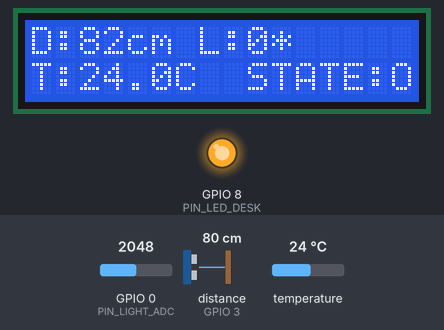
Bench run of a sketch on a simulated ESP32-C6. On the bench: 16×2 character LCD, output pins drawn as LEDs (lit = HIGH). Wiring (inferred from the names in the program): ultrasonic range finder: trigger GPIO 2; echo GPIO 3. Inputs (shaded band) come from the test bench; at power-on: distance to the obstacle (sensor on GPIO 3) 80 cm, GPIO 0 (PIN_LIGHT_ADC) = 2048, temperature 24 °C. The echo pulse lasts 58.3 µs per cm; pins used as bus, display or sensor lines are not drawn; what the sketch prints to the serial monitor is not drawn.

Above: at 1.7 s.
1.8 s: distance to the obstacle (sensor on GPIO 3) set to 2 cm
At 5.6 s:
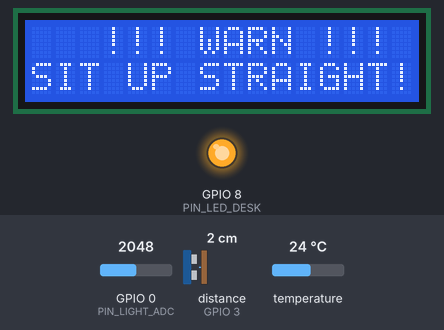
5.9 s: distance to the obstacle (sensor on GPIO 3) set to 143 cm
At 6.9 s:
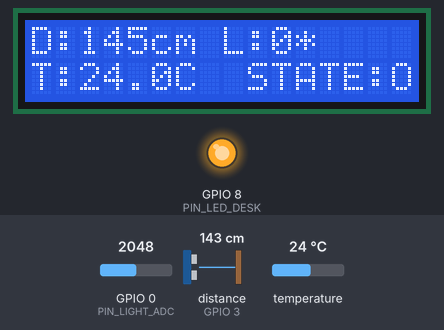
7.8 s: distance to the obstacle (sensor on GPIO 3) set to 150 cm
At 9.2 s:
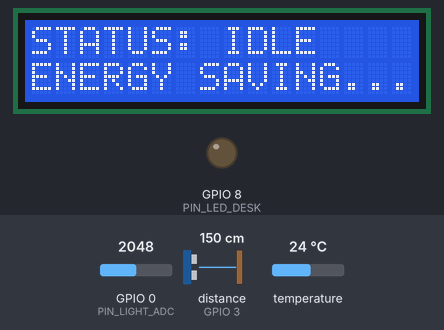
Timing chart, 0 to 10.8 s (numbered marks = the images above; inputs shaded):
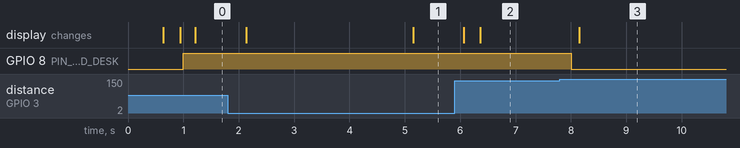

The sketch:

SmartWorkstation_Perception_Hub.ino
```cpp
/**
 * @file SmartWorkstation_Perception_Hub.ino
 * @brief 智能工位数字孪生系统 - 底层感知与核心状态机核心
 * * 【全新架构变更说明】：
 * 1. 彻底移除物理红外库(IRremote)与相关物理引脚，改用软件状态机维护虚拟电器状态。
 * 2. 引入光敏电阻半导体物理模型，将逆向非线性的 ADC 数值（0-1023）完美校准转换为符合人类直觉的正向标准照度值（单位：Lux）。
 * 3. 优化分发总线，通过高频串口（115200波特率）向 ESP32-C6 和网页前端无线推送全量数字孪生数据流。
 */

#include <Wire.h>
#include <LiquidCrystal_I2C.h>
#include <OneWire.h>
#include <DallasTemperature.h>

// ==========================================
// 1. PIN DEFINITIONS (物理引脚分配)
// ==========================================
const int PIN_TRIG       = 2;   // 超声波发送端
const int PIN_ECHO       = 3;   // 超声波接收端
const int PIN_DS18B20    = 4;   // 1-Wire 温度总线
const int PIN_LED_DESK   = 8;   // 本地台灯控制引脚（保留作为状态指示/本地闭环）
const int PIN_LIGHT_ADC  = A0;  // 光敏电阻直插引脚（配合内部 INPUT_PULLUP）

// ==========================================
// 2. ALGORITHM & TIMING CONSTANTS (算法与时间常量)
// ==========================================
const int DIST_THRESHOLD_WARN = 30;   // 驼背/坐姿过近阈值 (cm)
const int DIST_THRESHOLD_AWAY = 150;  // 离座判定阈值 (cm)

// 🚀 核心标定变更：现在的单位是标准的物理勒克斯(Lux)。
// 经过反向分压推导，室内工位照度低于 150 Lux 判定为环境昏暗（天黑），触发补光。
const int LIGHT_THRESHOLD_DARK = 150;

const unsigned long TIME_WINDOW_WARN = 3000;   // 连续驼背 3 秒触发网页/屏幕高危警告
const unsigned long TIME_WINDOW_AWAY = 300000; // 离座维持 5 分钟（300000ms）自动关闭网页虚拟空调

// 任务非阻塞分发定时器（利用 millis 彻底杜绝 delay）
const unsigned long TICK_SENSOR_SAMPLE  = 80;   // 采样周期 80ms，避开空气声波余震
const unsigned long TICK_SLOW_SENSORS   = 1000; // 环境温度、光强校准及台灯闭环控制周期 1s
const unsigned long TICK_SERIAL_SYNC    = 200;  // 向上游网络网关同步高频流数据周期 200ms
const unsigned long TICK_LCD_REFRESH    = 300;  // 本地 LCD1602 面板刷新周期 300ms

// ==========================================
// 3. OBJECT & STATE INITIALIZATION (对象与全局状态)
// ==========================================
LiquidCrystal_I2C lcd(0x27, 16, 2);
OneWire oneWire(PIN_DS18B20);
DallasTemperature sensors(&oneWire);

// 全局数字孪生核心变量
float currentDistance = 100.0; // 滑动窗口滤波后的距离 (cm)
int currentLight = 300;        // 校准转化后的真实正向照度值 (Lux)
float currentTemp = 25.0;      // 摄氏温度 (℃)
int systemState = 1;           // 状态机：0-节能/无人, 1-正常工作, 2-坐姿警告
bool isDeskLightOn = false;    // 虚拟台灯运行状态
bool isAcOn = true;            // 🚀 虚拟空调运行状态，默认开机为开启状态

// 超声波滑动窗口中值平均滤波器（去除由于答辩现场人员走动带来的毛刺跳变）
const int WINDOW_SIZE = 5;
float distBuffer[WINDOW_SIZE] = {100.0, 100.0, 100.0, 100.0, 100.0};
int bufferIndex = 0;

// 定时任务时间戳记录
unsigned long lastSensorTick = 0;
unsigned long lastSlowSensorTick = 0;
unsigned long lastSerialTick = 0;
unsigned long lastLcdTick = 0;

// 状态机计时器变量
unsigned long slouchStartTime = 0;
unsigned long awayStartTime = 0;
bool isSlouchingTimerActive = false;
bool isAwayTimerActive = false;
int lastRenderedState = -1;    // LCD 消隐防闪烁辅助标志

// ==========================================
// 4. FUNCTION IMPLEMENTATIONS (功能核心实现)
// ==========================================

/**
 * @brief 带硬件盲区消隐和防抖的抗干扰超声波底层驱动
 */
float getRawDistance() {
    // 1. 清空引脚残余电平
    digitalWrite(PIN_TRIG, LOW);
    delayMicroseconds(5);

    // 2. 发射标准 10us 超声波脉冲
    digitalWrite(PIN_TRIG, HIGH);
    delayMicroseconds(10);
    digitalWrite(PIN_TRIG, LOW);

    // 3. 核心消抖设计：硬件盲区硬延迟 150 微秒，过滤发射瞬间的贴片震动干扰
    delayMicroseconds(150);

    // 4. 等待 Echo 引脚变高，防死锁超时设为 4ms
    unsigned long startMicros = micros();
    while (digitalRead(PIN_ECHO) == LOW) {
        if (micros() - startMicros > 4000) return 999.0;
    }

    // 5. 记录声波返回的真正起始点
    unsigned long echoStart = micros();

    // 6. 等待回波结束，最大量程维持 24ms
    while (digitalRead(PIN_ECHO) == HIGH) {
        if (micros() - echoStart > 24000) return 999.0;
    }

    // 7. 计算净耗时并换算物理厘米
    unsigned long duration = micros() - echoStart;
    return ((duration + 150) * 0.0343) / 2.0;
}

/**
 * @brief 5项中值冒泡排序滤波器（剔除脉冲噪声）
 */
float getFilteredDistance() {
    float raw = getRawDistance();

    if (raw > 3.0 && raw <= 999.0) {
        distBuffer[bufferIndex] = raw;
        bufferIndex = (bufferIndex + 1) % WINDOW_SIZE;
    }

    float sorted[WINDOW_SIZE];
    for (int i = 0; i < WINDOW_SIZE; i++) sorted[i] = distBuffer[i];

    // 经典冒泡排序
    for (int i = 0; i < WINDOW_SIZE - 1; i++) {
        for (int j = 0; j < WINDOW_SIZE - i - 1; j++) {
            if (sorted[j] > sorted[j + 1]) {
                float temp = sorted[j];
                sorted[j] = sorted[j + 1];
                sorted[j + 1] = temp;
            }
        }
    }

    // 剥离最大值和最小值，取中间3组求算术平均值
    float sum = 0;
    for (int i = 1; i < WINDOW_SIZE - 1; i++) {
        sum += sorted[i];
    }
    return sum / 3.0;
}

/**
 * @brief 核心工位多条件确定性有限状态机 (FSM)
 */
void updateSystemState() {
    unsigned long now = millis();

    // 条件 A：用户坐姿倾斜或距离过近 (触发驼背倒计时)
    if (currentDistance < DIST_THRESHOLD_WARN) {
        if (!isSlouchingTimerActive) {
            slouchStartTime = now;
            isSlouchingTimerActive = true;
        } else if (now - slouchStartTime >= TIME_WINDOW_WARN) {
            systemState = 2; // 连续 3 秒状态机切入：坐姿警告状态
        }
        isAwayTimerActive = false;
    }
    // 条件 B：用户完全不在工位 (包含彻底空旷的 999 边界)
    else if (currentDistance > DIST_THRESHOLD_AWAY || currentDistance >= 990.0) {
        systemState = 0; // 瞬时切入：离座节能状态
        isSlouchingTimerActive = false;

        if (!isAwayTimerActive) {
            awayStartTime = now;
            isAwayTimerActive = true;
        } else if (now - awayStartTime >= TIME_WINDOW_AWAY) {
            // 🚀 核心联动：人离开满5分钟，软件自动关闭虚拟空调状态，后续将通过串口通知网页
            isAcOn = false;
            isAwayTimerActive = false;
        }
    }
    // 条件 C：用户处于标准完美工作姿态
    else {
        systemState = 1; // 状态机切回：正常状态
        isSlouchingTimerActive = false;

        // 自动联动恢复：只要用户重回座位，网页端的虚拟空调自动重开
        if (!isAcOn) {
            isAcOn = true;
        }
        isAwayTimerActive = false;
    }
}

/**
 * @brief 本地液晶屏渲染逻辑（主要用于研发阶段的本地调试）
 */
void refreshLocalDisplay() {
    // 状态切换时清屏，防止残余字符叠加乱码
    if (systemState != lastRenderedState) {
        lcd.clear();
        lastRenderedState = systemState;
    }

    if (systemState == 2) {
        lcd.setCursor(0, 0);
        lcd.print("   !!! WARN !!!  ");
        lcd.setCursor(0, 1);
        lcd.print("SIT UP STRAIGHT!");
    }
    else if (systemState == 0) {
        lcd.setCursor(0, 0);
        lcd.print("STATUS: IDLE    ");
        lcd.setCursor(0, 1);
        lcd.print("ENERGY SAVING... ");
    }
    else {
        lcd.setCursor(0, 0);
        lcd.print("D:");
        lcd.print((int)currentDistance);
        lcd.print("cm L:");
        lcd.print(currentLight);
        if(isDeskLightOn) lcd.print("*");
        lcd.print("   ");

        lcd.setCursor(0, 1);
        lcd.print("T:");
        lcd.print(currentTemp, 1);
        lcd.print("C  STATE:OK   ");
    }
}

/**
 * @brief 统一数字孪生总线数据帧打包串口外发 (波特率 115200)
 */
void sendDataToHub() {
    // 组装格式统一、严格规范的报文传送给上游网关
    Serial.print("D:");
    Serial.print((int)currentDistance);
    Serial.print(",L:");
    Serial.print(currentLight);        // 正向物理意义的 Lux 照度值
    Serial.print(",T:");
    Serial.print(currentTemp, 1);
    Serial.print(",S:");
    Serial.print(systemState);
    Serial.print(",L_ST:");
    Serial.print(isDeskLightOn ? 1 : 0);
    Serial.print(",AC_ST:");
    Serial.println(isAcOn ? 1 : 0);    // 广播虚拟空调开关状态，用于响应网页前端动画
}

// ==========================================
// 5. ARDUINO STANDARD ENTRY (系统入口初始化)
// ==========================================
void setup() {
    // 初始化高速串口总线
    Serial.begin(115200);

    pinMode(PIN_TRIG, OUTPUT);
    pinMode(PIN_ECHO, INPUT);
    // 配置 A0 引脚为单片机内部上拉，免去面包板上的 10k 物理电阻布线
    pinMode(PIN_LIGHT_ADC, INPUT_PULLUP);
    pinMode(PIN_LED_DESK, OUTPUT);

    sensors.begin();
    sensors.setWaitForConversion(false); // 启用非阻塞异步温度转化，防止单片机在原地死等延迟

    lcd.init();
    lcd.backlight();

    lcd.setCursor(0, 0);
    lcd.print("System Reboot...");

    delay(500);
    lcd.clear();
}

/**
 * @brief 主时间分发循环 (纯非阻塞架构)
 */
void loop() {
    unsigned long currentMillis = millis();

    // 任务序列 1：超声波高速测距与状态机高频运算 (80ms 周期)
    if (currentMillis - lastSensorTick >= TICK_SENSOR_SAMPLE) {
        lastSensorTick = currentMillis;
        currentDistance = getFilteredDistance();
        updateSystemState();
    }

    // 任务序列 2：慢速传感器采样、双对数曲线校准及本地台灯闭环控制 (1000ms 周期)
    if (currentMillis - lastSlowSensorTick >= TICK_SLOW_SENSORS) {
        lastSlowSensorTick = currentMillis;

        // 【核心数学换算】：把逆向非线性的分压原始码（0-1023）标定换算为正向 Lux 照度
        int rawADC = analogRead(PIN_LIGHT_ADC);

        // 边界限幅软保护，防止计算时发生除以0或对数越界崩溃
        if (rawADC >= 1020) rawADC = 1020;
        if (rawADC <= 5) rawADC = 5;

        // 分压反推公式：利用单片机内部约 10k 欧姆的上拉电阻
        float v_out = ((float)rawADC * 5.0) / 1023.0;
        float r_ldr = (10000.0 * v_out) / (5.0 - v_out);

        // 5528光敏电阻物理照度拟合公式 (光线越亮，Lux数值越大)
        currentLight = (int)pow((500000.0 / r_ldr), 1.428);

        // 🚀 软件闭环判断：如果人在位(S!=0) 且 环境真实照度【低于】150 Lux时，台灯触发仿真开灯
        if (systemState != 0 && currentLight < LIGHT_THRESHOLD_DARK) {
            digitalWrite(PIN_LED_DESK, HIGH);
            isDeskLightOn = true;
        } else {
            digitalWrite(PIN_LED_DESK, LOW);
            isDeskLightOn = false;
        }

        // 异步非阻塞提取 DS18B20 温度数据
        float t = sensors.getTempCByIndex(0);
        if (t != DEVICE_DISCONNECTED_C && t > -50.0) {
            currentTemp = t;
        }
        sensors.requestTemperatures(); // 发出下一次异步采样请求，绝不卡死等待
    }

    // 任务序列 3：本地液晶屏数据显示刷新 (300ms 周期)
    if (currentMillis - lastLcdTick >= TICK_LCD_REFRESH) {
        lastLcdTick = currentMillis;
        refreshLocalDisplay();
    }

    // 任务序列 4：向下游网关（ESP32-C6）高频透传全量数字孪生数据包 (200ms 周期)
    if (currentMillis - lastSerialTick >= TICK_SERIAL_SYNC) {
        lastSerialTick = currentMillis;
        sendDataToHub();
    }
}
```

Measured:
- the behaviour switches between 147 and 148 cm on distance to the obstacle (sensor on GPIO 3) (found by bisection; images 2 and 3)
- after the input at 1.8 s, the display: first changes after 0.33 s (image 1 shows a later state)
- after the input at 5.9 s, the display: first changes after 0.16 s (image 2 shows a later state)
- after the input at 7.8 s, GPIO 8 (PIN_LED_DESK): HIGH → LOW after 0.20 s; the display: changes after 0.35 s (image 3)
